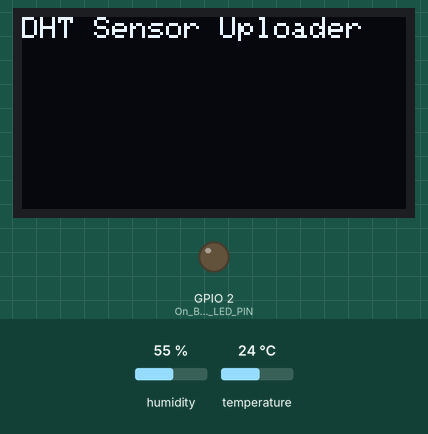
Bench run of a sketch on a simulated ESP32. On the bench: 128×64 one-colour display, output pins drawn as LEDs (lit = HIGH). Inputs (shaded band) come from the test bench; at power-on: humidity 55 %, temperature 24 °C. WiFi joins after 1.5 s; servers stay silent unless stated; uploads are accepted with an empty reply; what the sketch prints to the serial monitor is not drawn.

Above: at 1.1 s.
At 3.7 s:
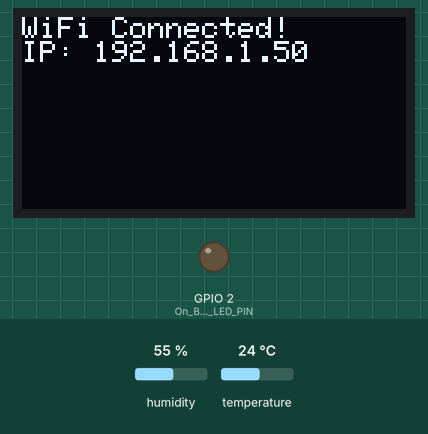
At 5.8 s:
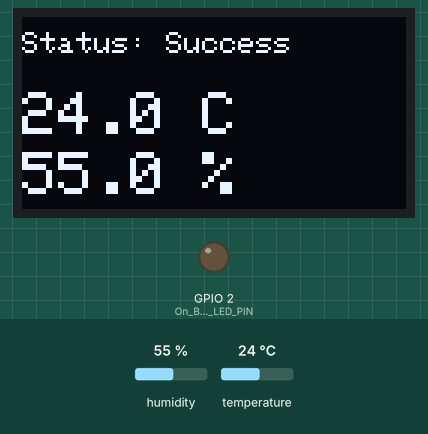
Timing chart, 0 to 7.3 s (numbered marks = the images above):
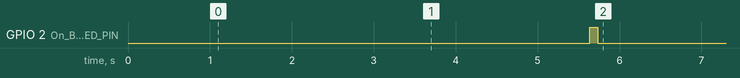

The sketch:

dht_googlesheet.ino
```cpp
/////////////////////////////////////////////////////////////////////////////////////////////////////////////////////////////////////////////
// 이 코드는 DHT11 온습도 센서를 사용하여 데이터를 측정하고,
// 이를 WiFi를 통해 Google Sheets로 JSON 형식으로 전송하며, 수신된 정보를 OLED에 표시하는 예제입니다.
// Google Apps Script는 JSON POST 요청을 처리하도록 설정되어 있어야 합니다.
/////////////////////////////////////////////////////////////////////////////////////////////////////////////////////////////////////////////

//----------------------------------------라이브러리 포함
#include <WiFi.h>        // ESP32 WiFi 라이브러리
#include <HTTPClient.h>  // HTTP 요청 라이브러리
#include <ArduinoJson.h> // JSON 생성 라이브러리

#include <Wire.h>             // I2C 통신 라이브러리 (OLED에 필요)
#include <Adafruit_GFX.h>     // Adafruit 그래픽 라이브러리
#include <Adafruit_SSD1306.h> // SSD1306 OLED 디스플레이 라이브러리

#include <DHT.h> // DHT 온습도 센서 라이브러리

//----------------------------------------

// DHT 센서 설정
#define DHTPIN 25      // DHT 센서가 연결된 GPIO 핀 번호
#define DHTTYPE DHT11 // 사용하는 DHT 센서 타입 (DHT11, DHT22 등)
DHT dht(DHTPIN, DHTTYPE);

// OLED 화면 설정
#define SCREEN_WIDTH 128 // OLED 너비 (픽셀)
#define SCREEN_HEIGHT 64 // OLED 높이 (픽셀)
#define OLED_RESET -1    // 리셋 핀 번호 (-1이면 ESP32 리셋 공유)
#define SCREEN_ADDRESS 0x3C // OLED I2C 주소
Adafruit_SSD1306 display(SCREEN_WIDTH, SCREEN_HEIGHT, &Wire, OLED_RESET);

// ESP32 보드의 내장 LED 핀 정의 (선택 사항)
#define On_Board_LED_PIN 2

//----------------------------------------WiFi 네트워크 SSID 및 비밀번호
const char *ssid = "4201_AP212_2.4G"; // 실제 사용하는 WiFi SSID로 변경하세요.
const char *password = ""; // 실제 사용하는 WiFi 비밀번호로 변경하세요.
//----------------------------------------

const char* Web_App_URL = "https://script.google.com/macros/s/AKfycbyVb9Ns_Na9KQ_uaOdJyq2noWHUZBRanEiqnjlaUyH1bscrjLD-FCVXRN2gujvbDg97vw/exec"; // 실제 Google Apps Script URL로 변경하세요.
const char* Station_Id = "방은성";

// 전역 변수
String Status_Read_Sensor = "Initializing..."; // 초기 상태
float Temp = 0.0; // 측정될 온도 값
float Humd = 0.0; // 측정될 습도 값

unsigned long previousMillis = 0;
const long interval = 60000; // 60초 간격으로 센서 측정 및 데이터 전송

// OLED 화면에 정보 업데이트하는 함수
void updateOLED() {
    display.clearDisplay();
    display.setTextSize(1);
    display.setTextColor(SSD1306_WHITE);

    display.setCursor(0, 5);
    display.print("Status: ");
    display.println(Status_Read_Sensor);

    display.setCursor(0, 25);
    display.setTextSize(2); // 큰 글씨로 표시
    display.print(Temp, 1);
    display.print(" C");

    display.setCursor(0, 45);
    display.print(Humd, 1);
    display.print(" %");

    display.display();
}

// Google Sheets로 데이터를 전송하는 함수
void sendToSheets() {
    if (WiFi.status() == WL_CONNECTED) {
        if (Status_Read_Sensor == "Success") { // 성공적으로 측정되었을 때만 전송

            StaticJsonDocument<256> jsonDoc;
            jsonDoc["전송명"] = Station_Id;
            jsonDoc["온도"] = Temp;
            jsonDoc["습도"] = Humd;

            String jsonString;
            serializeJson(jsonDoc, jsonString);

            Serial.println("\n-------------");
            Serial.println("Sending JSON data to Google Spreadsheet...");
            Serial.println("JSON data: " + jsonString);

            HTTPClient http;
            http.begin(Web_App_URL); // [개선] const char*를 직접 사용
            http.addHeader("Content-Type", "application/json");

            int httpCode = http.POST(jsonString);

            Serial.print("HTTP Status Code : ");
            Serial.println(httpCode);

            if (httpCode > 0) {
                String payload = http.getString();
                Serial.println("Response payload: " + payload);
                if (httpCode == HTTP_CODE_OK || httpCode == HTTP_CODE_MOVED_PERMANENTLY || httpCode == 302) {
                    Serial.println("Google Sheets upload success (assumed).");
                } else {
                    Serial.println("Check Google Sheets response.");
                }
            } else {
                Serial.printf("HTTP POST failed, error: %s\n", http.errorToString(httpCode).c_str());
            }
            http.end();
            Serial.println("-------------");
        } else {
            Serial.println("Skipping send to Google Sheets: Sensor read was not successful.");
        }
    } else {
        Serial.println("WiFi Disconnected. Cannot send data.");
        Status_Read_Sensor = "WiFi Down";
        updateOLED();
    }
}

// DHT 센서에서 온습도를 읽는 함수
void readSensor() {
    Humd = dht.readHumidity();
    Temp = dht.readTemperature(); // 섭씨

    if (isnan(Humd) || isnan(Temp)) {
        Serial.println("Failed to read from DHT sensor!");
        Status_Read_Sensor = "Sensor Fail";
        // 실패 시 값을 초기화하여 OLED에 0이 아닌 이전 값이 표시되는 것을 방지
        Temp = 0.0;
        Humd = 0.0;
        return;
    }

    Status_Read_Sensor = "Success";
    Serial.print("Sensor Read Success: ");
    Serial.print("Temp: ");
    Serial.print(Temp);
    Serial.print(" C, Humid: ");
    Serial.print(Humd);
    Serial.println(" %");

    digitalWrite(On_Board_LED_PIN, HIGH);
    delay(100);
    digitalWrite(On_Board_LED_PIN, LOW);
}

//________________________________________________________________________________VOID SETUP()
void setup() {
    Serial.begin(115200);
    Serial.println("\nESP32 DHT Sensor to Google Sheets Uploader");
    delay(1000);

    pinMode(On_Board_LED_PIN, OUTPUT);
    digitalWrite(On_Board_LED_PIN, LOW);

    if (!display.begin(SSD1306_SWITCHCAPVCC, SCREEN_ADDRESS)) {
        Serial.println(F("SSD1306 allocation failed"));
    }
    Serial.println(F("OLED Initialized"));
    display.clearDisplay();
    display.setTextSize(1);
    display.setTextColor(SSD1306_WHITE);
    display.setCursor(0, 0);
    display.println("DHT Sensor Uploader");
    display.display();
    delay(1000);

    dht.begin();
    Serial.println("DHT sensor started.");

    display.println("WiFi Connecting...");
    display.display();

    WiFi.mode(WIFI_STA);
    WiFi.begin(ssid, password);
    Serial.print("Connecting to WiFi: ");
    Serial.println(ssid);

    // [개선] WiFi 연결 타임아웃(20초) 및 재부팅 로직 추가
    int wifi_timeout_count = 40; // 0.5초 * 40 = 20초
    while (WiFi.status() != WL_CONNECTED) {
        Serial.print(".");
        delay(500);
        if (wifi_timeout_count-- <= 0) {
            Serial.println("\nWiFi connection timed out. Restarting...");
            ESP.restart();
        }
    }

    Serial.println("\nWiFi Connected!");
    Serial.print("IP Address: ");
    Serial.println(WiFi.localIP());
    Serial.println("------------");

    display.clearDisplay();
    display.setCursor(0, 0);
    display.println("WiFi Connected!");
    display.print("IP: ");
    display.println(WiFi.localIP().toString().substring(0, 15));
    display.display();
    delay(2000);

    // [개선] 부팅 후 첫 데이터 바로 전송
    previousMillis = millis() - interval; // 루프가 바로 실행되도록 설정
}
//________________________________________________________________________________

//________________________________________________________________________________VOID LOOP()
void loop() {
    unsigned long currentMillis = millis();

    if (currentMillis - previousMillis >= interval) {
        previousMillis = currentMillis;

        Serial.println("Reading sensor data...");
        readSensor();
        updateOLED();
        sendToSheets();
    }
}
//________________________________________________________________________________
```

p29.c
```cpp
#include<stdio.h>
int main(){
    printf("%d\n",10+3);
    printf("%d\n",10-3);
    printf("%d\n",10*3);
    printf("%d\n",10/3);
    printf("%f\n",10.0/3.0);
    printf("%d\n",10%3);
    printf("%f\n",(float)10/4+0.5);
    return 0;
}
```

p31.c
```cpp
#include<stdio.h>
int main(){
    int a;
    a=0;
    a++;
    a--;
    a+=10;
    a-=3;
    a*=5;
    a/=7;
    a%=4;
    printf("%d\n",a);
    return ;
}
```

p52.c
```cpp
#include<stdio.h>
int main(){
	int score;
	scanf("%d",&score);
	if (score>=90) printf("A\n");
	else if(score>=80){ printf("B\n");}
	else if(score>=70){ printf("C\n");}
	else { printf("D\n");}
	return 0;
}
```

p58.c
```cpp
#include<stdio.h>
int main(){
	double x1,y1,r1,x2,y2,r2;
	double d;
	scanf("%lf %lf %lf",&x1,&y1,&r1);
	scanf("%lf %lf %lf",&x2,&y2,&r2);
	d=(x1-x2)*(x1-x2)+(y1-y2)*(y1-y2);
	if (d<=(r1+r2)*(r1+r2))printf("overlapped\n");
	else printf("not overlapped\n");
	return 0;
}
```

p62.c
```cpp
#include<stdio.h>
int n, cnt, i, num, maxcnt=0,ansn;
int main(){
	scanf("%d",&num);
	n=1;
	while(n<=num){
	i=1;
	cnt=0;
			while(i<=n){
		if(n%i==0){
//			printf("%d  ",i);
			cnt++;
		}
		i++;
	}
	printf("\n%d\n",cnt);
	if(maxcnt<cnt){
		maxcnt=cnt;
		ansn=n;
	}
	n++;
	}
	printf("answer:%d, %d \n",ansn, maxcnt);
	return 0;
}
```

Measured:
- by itself, GPIO 2 (On_Board_LED_PIN): LOW → HIGH at 5.6 s, → LOW 0.10 s later
- what the display in image 0 shows lasts 1.0 s, from 1.1 s to 2.1 s
- what the display in image 1 shows lasts 2.2 s, from 3.6 s to 5.8 s
